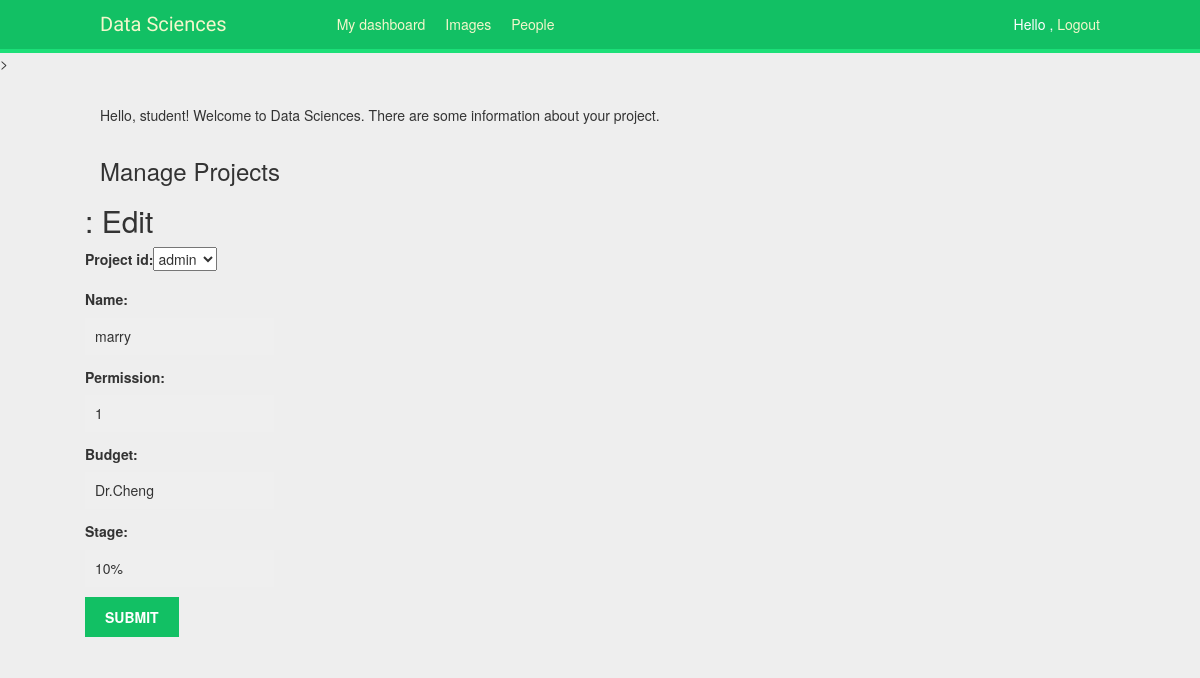
Before: /admin_access/edit/1 (signed in) with the older database file.
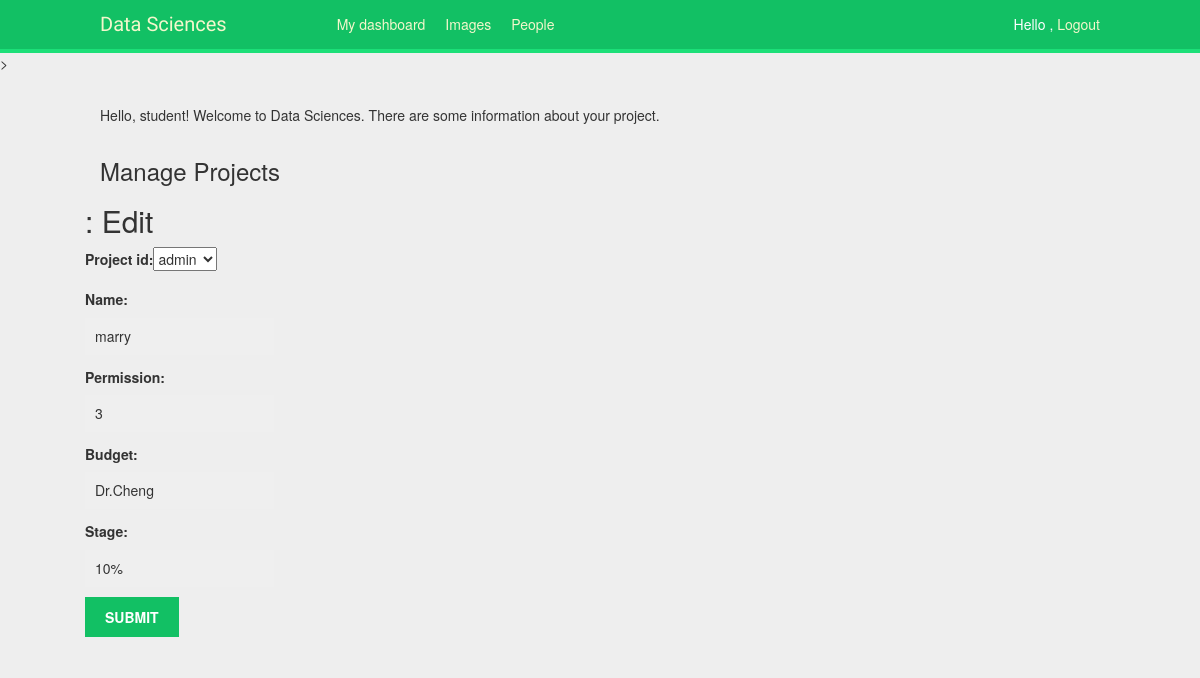
After: the same page with the newer database file.
### admin_access/models.py (models this page shows, shortened)
class Project(models.Model):
    project_id = models.ForeignKey(settings.AUTH_USER_MODEL, on_delete=models.CASCADE)
    name = models.CharField(max_length=50)
    permission = models.CharField (max_length=50)
    budget = models.CharField(max_length=200)
    stage = models.CharField(max_length=50)

### admin_access/views.py (the view)
@login_required
def admin_update(request, pk, template_name='admin_access/project_form.html'):
    if request.user.is_superuser:
        project= get_object_or_404(Project, pk=pk)
    else:
        project= get_object_or_404(Project, pk=pk, user=request.user)
    form = ProjectForm(request.POST or None, instance=project)
    if form.is_valid():
        form.save()
        return redirect('admin_access:aa_list')
    return render(request, template_name, {'form':form})

### admin_access/views.py
class ProjectForm(ModelForm):
    class Meta:
        model = Project
        fields = ['project_id','name', 'permission', 'budget', 'stage']

### admin_access/templates/admin_access/project_form.html (shortened to what this page needs)
{% extends "base.html" %}
{% block content %}
<head>
     <link rel="stylesheet" href="https://maxcdn.bootstrapcdn.com/bootstrap/3.3.4/css/bootstrap.min.css">
</head>
<body>
<p>Hello, student! Welcome to Data Sciences. There are some information about your project.</p>
<div class="row">
        <h3 style="padding-left: 15Px">Manage Projects</h3>
<h2><a href="{% url 'admin_access:aa_list' %}"></a>: Edit</h2>
<form method="post">{% csrf_token %}
    {{ form.as_p }}
    <input type="submit" value="Submit" />
</form>
{% endblock %}

Changed rows visible on the page:
changed Project "admin": permission "1" → "3"
